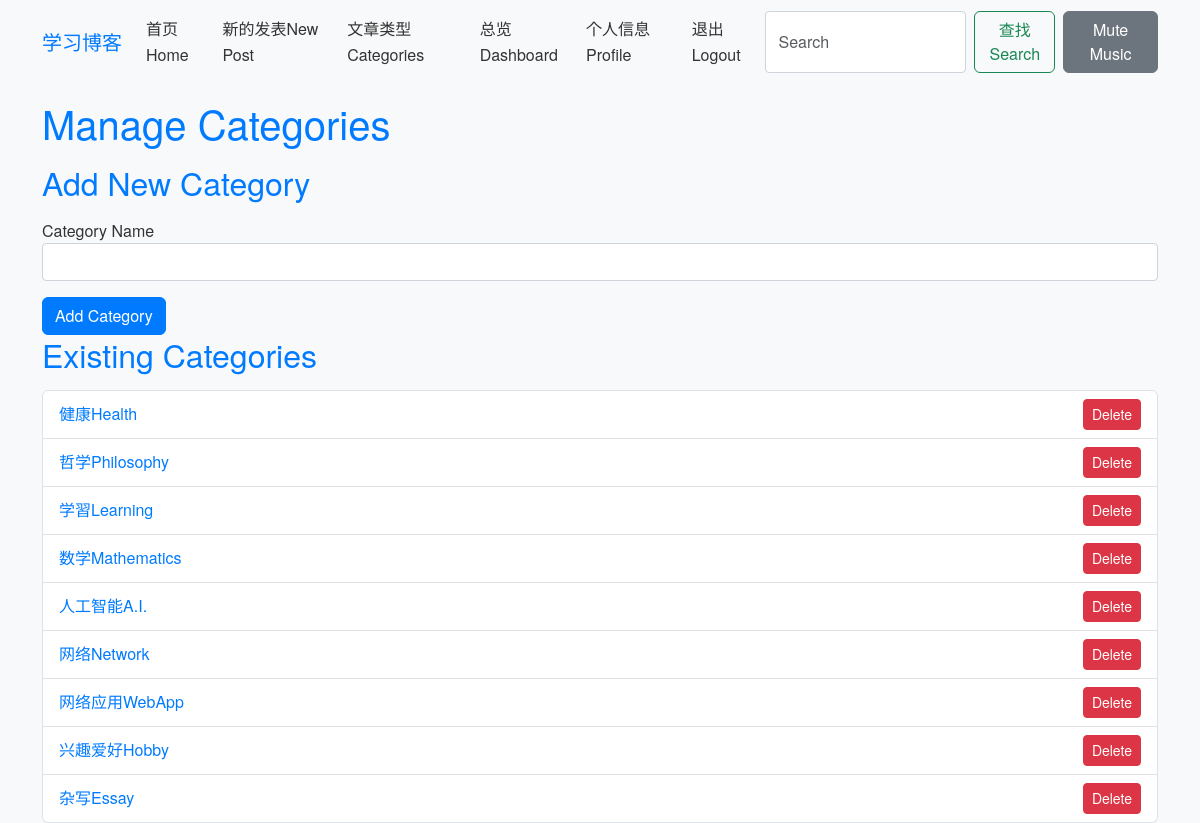
Before: /categories (signed in) with the older database file.
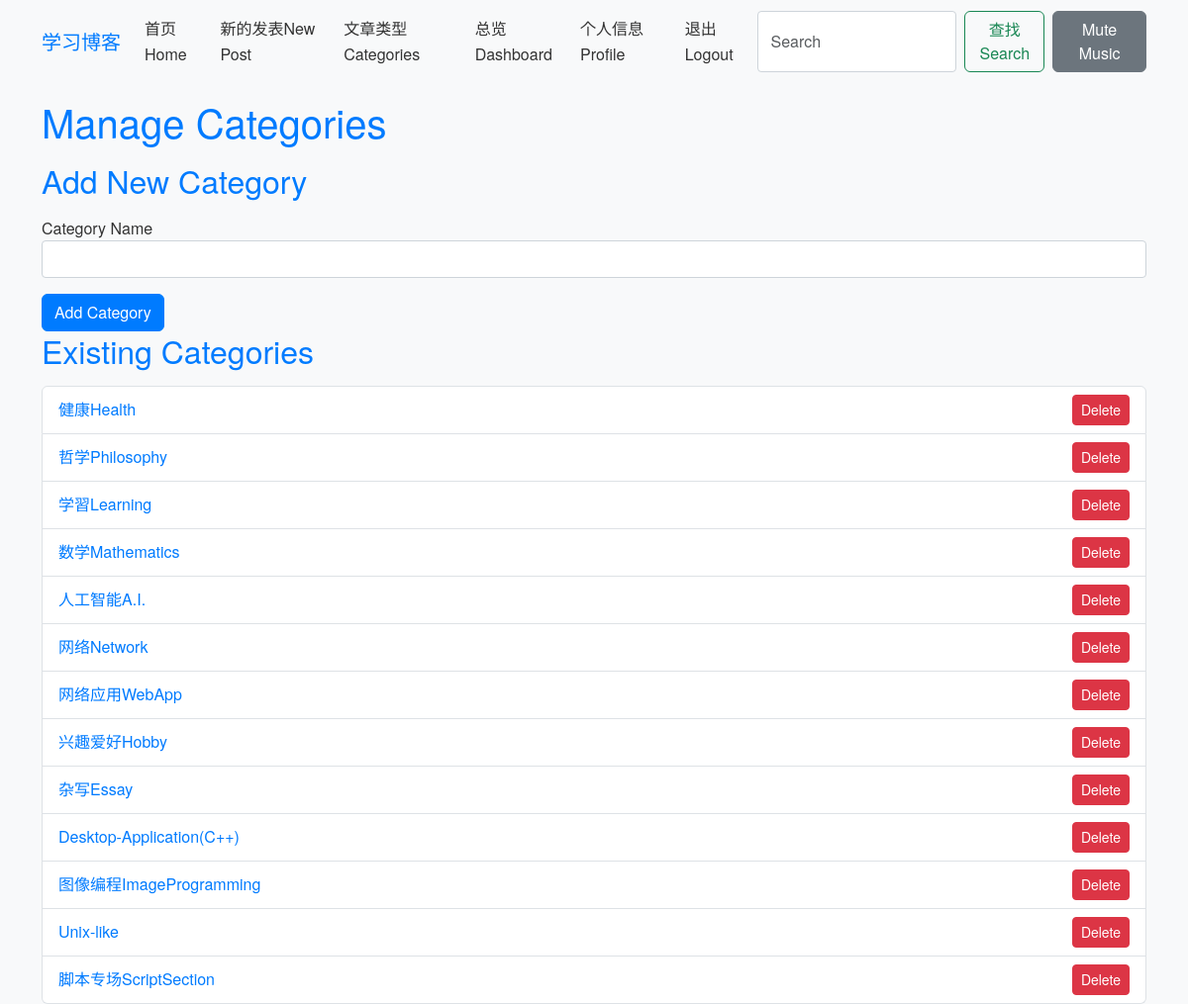
After: the same page with the newer database file.
### app/models.py (models this page shows)
class Category(db.Model):
    id = db.Column(db.Integer, primary_key=True)
    name = db.Column(db.String(50), unique=True)
    posts = db.relationship('Post', backref='category', lazy='dynamic')

### app/routes.py (the view)
@bp.route('/categories', methods=['GET', 'POST'])
@login_required
def categories():
    form = CategoryForm()
    if form.validate_on_submit():
        category = Category(name=form.name.data)
        db.session.add(category)
        db.session.commit()
        flash('Category added!')
        return redirect(url_for('main.categories'))
    categories = Category.query.all()
    return render_template('categories.html', form=form, categories=categories)

### app/forms.py (shortened to what this page needs)
class CategoryForm(FlaskForm):
    name = StringField('Category Name', validators=[DataRequired(), Length(min=1, max=50)])
    submit = SubmitField('Add Category')

### app/__init__.py (called while the page is built)
def create_app(config_class=Config):
    app = Flask(__name__)
    app.config.from_object(config_class)
    os.makedirs(app.config['UPLOAD_FOLDER'], exist_ok=True)
    db.init_app(app)
    migrate.init_app(app, db)
    login_manager.init_app(app)
    from app.models import User
    @login_manager.user_loader
    def load_user(user_id):
        return User.query.get(int(user_id))
    from app.routes import bp as main_bp  # Import the blueprint
    app.register_blueprint(main_bp)  # Register the blueprint
    with app.app_context():
        print("Registered routes:", [rule.rule for rule in app.url_map.iter_rules()])
    return app

### app/templates/categories.html (shortened to what this page needs)
{% extends 'base.html' %}
{% block content %}
<h1>Manage Categories</h1>
<h2>Add New Category</h2>
<form action="" method="post">
    <div class="mb-3">
        {{ form.name.label }} {{ form.name(class="form-control") }}
    </div>
    {{ form.submit(class="btn btn-primary") }}
</form>
<h2>Existing Categories</h2>
{% if categories %}
<ul class="list-group">
    {% for category in categories %}
    <li class="list-group-item d-flex justify-content-between align-items-center">
        <a href="{{ url_for('main.category', category_id=category.id) }}">{{ category.name }}</a>
        <form action="{{ url_for('main.delete_category', category_id=category.id) }}" method="post" style="display:inline;">
            <button type="submit" class="btn btn-danger btn-sm" onclick="return confirm('Are you sure you want to delete {{ category.name }}?')">Delete</button>
        </form>
    </li>
    {% endfor %}
</ul>
{% else %}
<p>No categories found.</p>
{% endif %}
{% endblock %}

Changed rows visible on the page:
added Category: name "Desktop-Application(C++)"
added Category: name "图像编程ImageProgramming"
added Category: name "Unix-like"
added Category: name "脚本专场ScriptSection"
